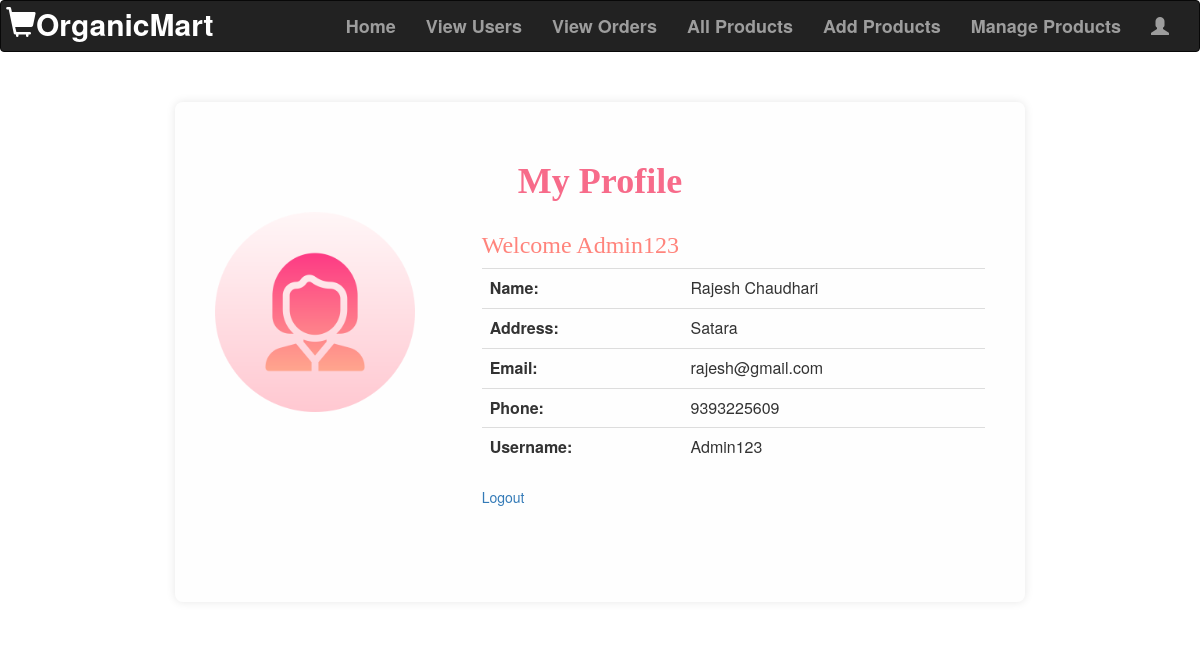
The page /admin/profile.php (signed in) on the database its author committed.
### tables this page shows
CREATE TABLE `adminreg` (
  `name` varchar(50) NOT NULL,
  `address` varchar(100) NOT NULL,
  `email` varchar(50) NOT NULL,
  `phone` varchar(30) NOT NULL,
  `username` varchar(30) NOT NULL,
  `password` varchar(50) NOT NULL
);

### admin/profile.php (the view, shortened to what this page needs)
<html>
    <head>
    <link rel="stylesheet" href="https://maxcdn.bootstrapcdn.com/bootstrap/3.4.1/css/bootstrap.min.css">
    </head>
    <body>
    <nav class="navbar navbar-inverse">
            <div class="container-fluid">
                <div class="navbar-header">
                    <a class="navbar-brand" href="#" class="logo" id="logo"><span class="glyphicon glyphicon-shopping-cart"></span>OrganicMart</a>
                </div>
                <div class="collapse navbar-collapse" id="myNavbar">
                <ul class="nav navbar-nav navbar-right">
                        <li><a href="viewUser.php">Home</a></li>
                        <li><a href="viewUser.php">View Users</a></li>
                        <li><a href="viewOrder.php">View Orders</a></li>
                        <li><a href="displayproduct.php">All Products</a></li>
                        <li><a href="addproduct.php">Add Products</a></li>
                        <li><a href="manageprod.php">Manage Products</a></li>
                        <li><a href=profile.php class="text-danger"><span class="glyphicon glyphicon-user"></span></a></li>
                </ul>
            </div>
        </nav>
        <div class="container">
        <div class="box">
        <h1 class="text-center">My Profile</h1>
        <div class="row">
            <div class="col-md-4">
                <img src="img/pr.png" style="height:200px; width:200px" alt="Profile Picture" class="img-fluid rounded-circle">
            </div>
            <div class="col-md-8">
                <h3>Welcome
                    <?php
                    $u = $_SESSION['username'];
                    echo $u;
                    ?>
                </h3>
                <?php
                $cn = mysqli_connect("localhost", "root", "");
                $q = "select * from adminReg where username='$u'";
                $result = mysqli_query($cn, $q);
                if ($a = mysqli_fetch_array($result)) {
                    extract($a);
                    echo '<table class="table">
                            <tbody>
                                <tr>
                                    <th>Name:</th>
                                    <td>' . $name . '</td>
                                </tr>
                                <tr>
                                    <th>Address:</th>
                                    <td>' . $address . '</td>
                                </tr>
                                <tr>
                                    <th>Email:</th>
                                    <td>' . $email . '</td>
                                </tr>
                                <tr>
                                    <th>Phone:</th>
                                    <td>' . $phone . '</td>
                                </tr>
                                <tr>
                                    <th>Username:</th>
                                    <td>' . $u . '</td>
                                </tr>
                            </tbody>
                        </table>';
                }
                ?>
                <a href="logout.php">Logout</a>
                <p>&nbsp;</p>
            </div>
        </div>
        </div>
    </div>
</body>
</html>

### admin/profile.php (style rules this page uses)
.box { height: 500px; align-items: center; width: 100%; max-width: 850px; background-color: rgba(245, 245, 245, 0.13); padding: 40px; margin: 30px auto; box-shadow: 0 0 10px rgba(7, 7, 7, 0.1); border-radius: 8px; }
h1 { color:#f76b8a; font-family: 'Times New Roman', Times, serif; font-weight: bold; }
h3 { color:#ff847c; font-family: 'Times New Roman', Times, serif; }
nav { background-color: aqua; }
.navbar #logo { font-size: 30px; color: white; padding:5px; }
.navbar a { font-weight: bold; color: white; font-size:18px; }

### rows shown on the page
adminreg: name "Rajesh Chaudhari", address "Satara", email "rajesh@gmail.com", phone "9393225609"

### other values the page prints
$u "Admin123"
